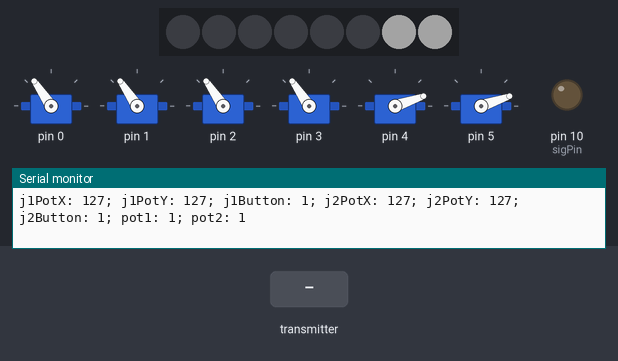
The sketch below on a simulated Arduino Uno, built with avr-gcc and run on an emulated ATmega328P. On the bench: 6 × servo, 8 RGB LEDs in strip order, left to right, output pins drawn as LEDs (lit = HIGH), the last lines printed to the serial monitor. Wiring (inferred from the names in the program): PCA9685 PWM driver at I2C address 0x40. The test bench sets the inputs (shaded band). Dim RGB values are drawn brighter than linear; no radio packets arrive unless stated; servo pulses on a pin are drawn as a servo (544–2400 µs = 0–180°).

Above: at 1.2 s.
1.3 s: the transmitter starts sending j1PotX = 0
At 1.6 s:
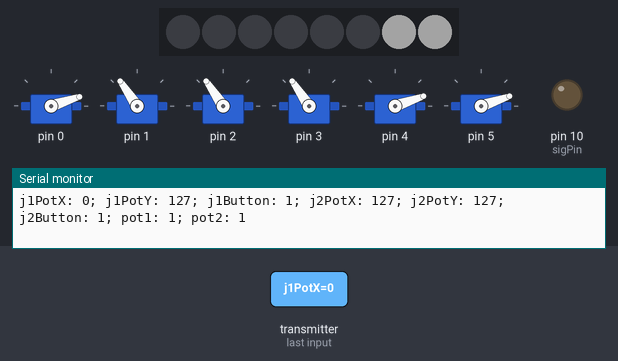
2.8 s: the transmitter starts sending j1PotY = 0
At 4.0 s:
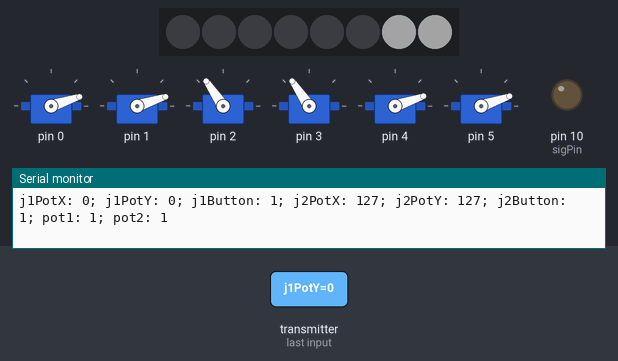
4.3 s: the transmitter starts sending j2PotX = 0
At 5.1 s:
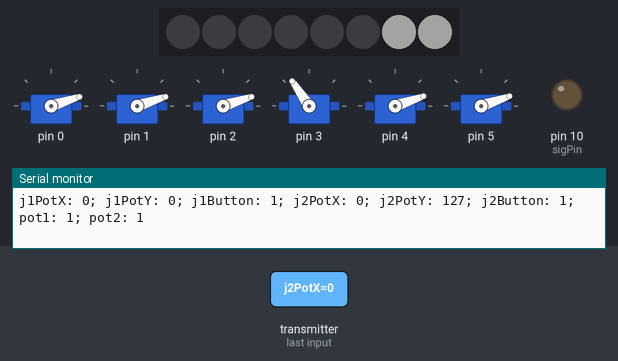
5.8 s: the transmitter starts sending j2PotY = 0
At 6.2 s:
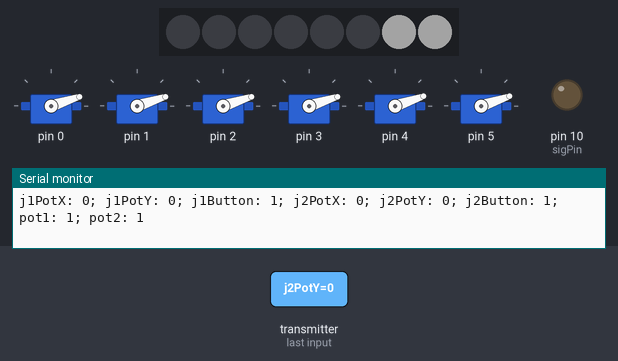
7.3 s: the transmitter starts sending pot1 = 64
At 8.4 s:
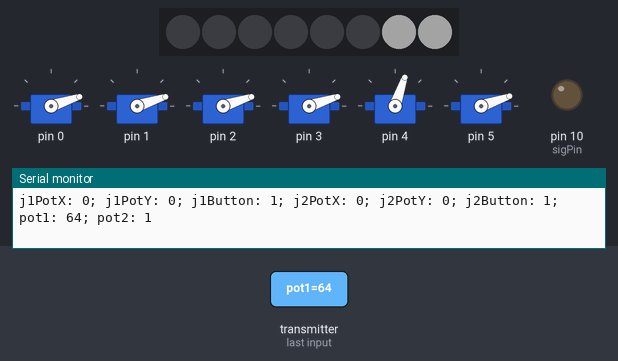
8.8 s: the transmitter starts sending pot2 = 64
At 10.1 s:
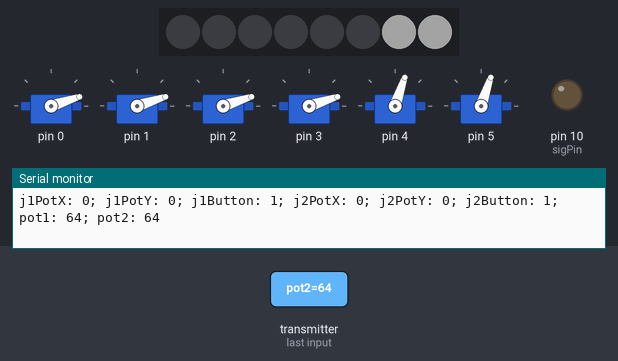
Timing chart, 0 to 11.3 s (numbered marks = the images above; inputs shaded):
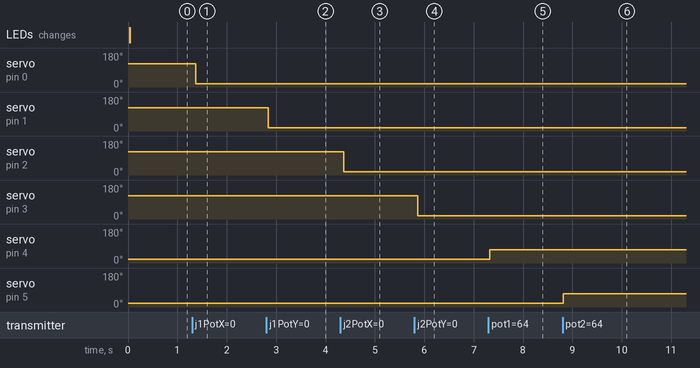

The sketch:

receiver.ino
```cpp
#include <nRF24L01.h>
#include <RF24.h>
#include <Wire.h>

RF24 radio(3, 2);   // nRF24L01 (CE, CSN)
const byte address[6] = "81989";

const int external = 10;
const int internal = 9;

unsigned long lastReceiveTime = 0;
unsigned long currentTime = 0;

// Max size of this struct is 32 bytes - NRF24L01 buffer limit
struct Data_Package {
  byte j1PotX;
  byte j1PotY;
  byte j1Button;
  byte j2PotX;
  byte j2PotY;
  byte j2Button;
  byte pot1;
  byte pot2;
};

Data_Package data; // Create a variable with the above structure

const uint8_t PCA9685_ADDR = 0x40;

// PCA9685 Registers
#define PCA9685_MODE1 0x00
#define PCA9685_PRESCALE 0xFE
#define LED0_ON_L 0x06
#define LED0_OFF_L 0x08

#define SERVOMIN  150 // This is the 'minimum' pulse length count (out of 4096)
#define SERVOMAX  600 // This is the 'maximum' pulse length count (out of 4096)
#define SERVO_FREQ 50 // Analog servos run at ~50 Hz updates

bool pca9685Connected = false;

void i2cWrite8(uint8_t addr, uint8_t reg, uint8_t data) {
  Wire.beginTransmission(addr);
  Wire.write(reg);
  Wire.write(data);
  Wire.endTransmission();
}

void i2cWrite16(uint8_t addr, uint8_t reg, uint16_t data) {
  Wire.beginTransmission(addr);
  Wire.write(reg);
  Wire.write(data & 0xFF);
  Wire.write(data >> 8);
  Wire.endTransmission();
}

uint8_t i2cRead8(uint8_t addr, uint8_t reg) {
  Wire.beginTransmission(addr);
  Wire.write(reg);
  Wire.endTransmission();
  Wire.requestFrom(addr, (uint8_t)1);
  return Wire.read();
}

void setupPCA9685() {
  Wire.begin();
  // Check if PCA9685 is connected
  Wire.beginTransmission(PCA9685_ADDR);
  if (Wire.endTransmission() == 0) {
    pca9685Connected = true;
    Serial.println("PCA9685 is connected");

    i2cWrite8(PCA9685_ADDR, PCA9685_MODE1, 0x10);  // Sleep
    uint32_t osc_clock = 25000000UL;
    uint32_t prescale_val = ((osc_clock / (SERVO_FREQ * 4096UL)) - 1);
    uint8_t prescale = (uint8_t)prescale_val;
    i2cWrite8(PCA9685_ADDR, PCA9685_PRESCALE, prescale);
    i2cWrite8(PCA9685_ADDR, PCA9685_MODE1, 0x20);  // Restart
    delay(10);  // Give some time for the PCA9685 to initialize
  } else {
    Serial.println("PCA9685 is not connected");
  }
}

void setPWM(uint8_t channel, uint16_t on, uint16_t off) {
  i2cWrite16(PCA9685_ADDR, LED0_ON_L + 4 * channel, on);
  i2cWrite16(PCA9685_ADDR, LED0_OFF_L + 4 * channel, off);
}

// PPM Signal Generation Configuration
#define chanel_number 8  //set the number of channels
#define default_servo_value 1500  //set the default servo value
#define PPM_FrLen 22500  //set the PPM frame length in microseconds (1ms = 1000µs)
#define PPM_PulseLen 300  //set the pulse length
#define onState 1  //set polarity of the pulses: 1 is positive, 0 is negative
#define sigPin 10  //set PPM signal output pin on the Arduino

/*this array holds the servo values for the PPM signal
  change these values in your code (usually servo values move between 1000 and 2000)*/
int ppm[chanel_number];

void setup() {
  Serial.begin(9600);
  radio.begin();
  radio.openReadingPipe(0, address);
  radio.setAutoAck(false);
  radio.setDataRate(RF24_250KBPS);
  radio.setPALevel(RF24_PA_MAX);
  radio.startListening(); // Set the module as receiver
  resetData();

  setupPCA9685();

  //initiallize default ppm values
  for(int i=0; i<chanel_number; i++){
    ppm[i]= default_servo_value;
  }

  pinMode(sigPin, OUTPUT);
  digitalWrite(sigPin, !onState);  //set the PPM signal pin to the default state (off)

  cli();
  TCCR1A = 0; // set entire TCCR1 register to 0
  TCCR1B = 0;

  OCR1A = 100;  // compare match register, change this
  TCCR1B |= (1 << WGM12);  // turn on CTC mode
  TCCR1B |= (1 << CS11);  // 8 prescaler: 0,5 microseconds at 16mhz
  if (!pca9685Connected) {
    TIMSK1 |= (1 << OCIE1A); // enable timer compare interrupt
  }
  sei();
}

void loop() {
  // Check whether there is data to be received
  if (radio.available()) {
    radio.read(&data, sizeof(Data_Package)); // Read the whole data and store it into the 'data' structure
    lastReceiveTime = millis(); // At this moment we have received the data
  }
  // Check whether we keep receiving data, or we have a connection between the two modules
  currentTime = millis();
  if (currentTime - lastReceiveTime > 1000) { // If current time is more than 1 second since we have received the last data, that means we have lost connection
    resetData(); // If connection is lost, reset the data. It prevents unwanted behavior, for example, if a drone has throttle up and we lose connection, it can keep flying unless we reset the values
  }
  if (pca9685Connected) {
    controlServos();
  } else {
    generatePPM();
  }
  // Print the data in the Serial Monitor
  Serial.print("j1PotX: ");
  Serial.print(data.j1PotX);
  Serial.print("; j1PotY: ");
  Serial.print(data.j1PotY);
  Serial.print("; j1Button: ");
  Serial.print(data.j1Button);
  Serial.print("; j2PotX: ");
  Serial.print(data.j2PotX);
  Serial.print("; j2PotY: ");
  Serial.print(data.j2PotY);
  Serial.print("; j2Button: ");
  Serial.print(data.j2Button);
  Serial.print("; pot1: ");
  Serial.print(data.pot1);
  Serial.print("; pot2: ");
  Serial.println(data.pot2);
}

void resetData() {
  // Reset the values when there is no radio connection - Set initial default values
  data.j1PotX = 127;
  data.j1PotY = 127;
  data.j2PotX = 127;
  data.j2PotY = 127;
  data.j1Button = 1;
  data.j2Button = 1;
  data.pot1 = 1;
  data.pot2 = 1;
}

void controlServos() {
  // Convert data to PWM values (assuming 0-255 input range to 150-600 PWM range)
  setPWM(0, 0, map(data.j1PotX, 0, 255, SERVOMIN, SERVOMAX));
  setPWM(1, 0, map(data.j1PotY, 0, 255, SERVOMIN, SERVOMAX));
  setPWM(2, 0, map(data.j2PotX, 0, 255, SERVOMIN, SERVOMAX));
  setPWM(3, 0, map(data.j2PotY, 0, 255, SERVOMIN, SERVOMAX));
  setPWM(4, 0, map(data.pot1, 0, 255, SERVOMIN, SERVOMAX));
  setPWM(5, 0, map(data.pot2, 0, 255, SERVOMIN, SERVOMAX));
  setPWM(6, 0, data.j1Button ? SERVOMAX : SERVOMIN);
  setPWM(7, 0, data.j2Button ? SERVOMAX : SERVOMIN);
}

void generatePPM() {
  // Convert data to PPM values (assuming 0-255 input range to 1000-2000 microseconds range)
  ppm[0] = map(data.j1PotX, 0, 255, 1000, 2000);
  ppm[1] = map(data.j1PotY, 0, 255, 1000, 2000);
  ppm[2] = map(data.j2PotX, 0, 255, 1000, 2000);
  ppm[3] = map(data.j2PotY, 0, 255, 1000, 2000);
  ppm[4] = map(data.pot1, 0, 255, 1000, 2000);
  ppm[5] = map(data.pot2, 0, 255, 1000, 2000);
  ppm[6] = data.j1Button ? 2000 : 1000;
  ppm[7] = data.j2Button ? 2000 : 1000;
}

ISR(TIMER1_COMPA_vect){  //leave this alone
  static boolean state = true;

  TCNT1 = 0;

  if(state) {  //start pulse
    digitalWrite(sigPin, onState);
    OCR1A = PPM_PulseLen * 2;
    state = false;
  }
  else{  //end pulse and calculate when to start the next pulse
    static byte cur_chan_numb;
    static unsigned int calc_rest;

    digitalWrite(sigPin, !onState);
    state = true;

    if(cur_chan_numb >= chanel_number){
      cur_chan_numb = 0;
      calc_rest = calc_rest + PPM_PulseLen;//
      OCR1A = (PPM_FrLen - calc_rest) * 2;
      calc_rest = 0;
    }
    else{
      OCR1A = (ppm[cur_chan_numb] - PPM_PulseLen) * 2;
      calc_rest = calc_rest + ppm[cur_chan_numb];
      cur_chan_numb++;
    }
  }
}
```

Measured:
- after the input at 1.3 s, servo on pin 0: 124° → 18° after 0.07 s
- after the input at 2.8 s, servo on pin 1: 124° → 18° at once
- after the input at 4.3 s, servo on pin 2: 124° → 18° after 0.07 s
- after the input at 5.8 s, servo on pin 3: 124° → 18° after 0.07 s
- after the input at 7.3 s, servo on pin 4: 19° → 71° at once
- after the input at 8.8 s, servo on pin 5: 19° → 71° at once
